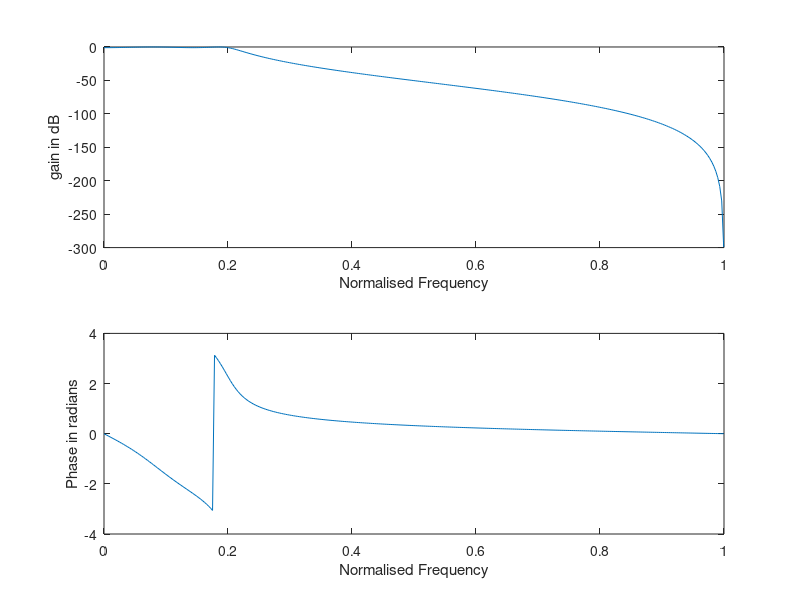

MATLAB code to generate this figure:
ap=1;
aps=15;
wp=.2*pi;
ws=.3*pi;
[n,wn]=cheb1ord(wp/pi,ws/pi,ap,aps);
[b,a]=cheby1(n,ap,wn);
w=0:0.01:pi;
[h,ph]=freqz(b,a,w);
m=20*log10(abs(h));
an=angle(h)
subplot(2,1,1);plot(ph/pi,m);
ylabel('gain in dB');xlabel('Normalised Frequency');
subplot(2,1,2);plot(ph/pi,an);
xlabel('Normalised Frequency');
ylabel('Phase in radians');
[b,a]=cheby1(n,ap,wn);